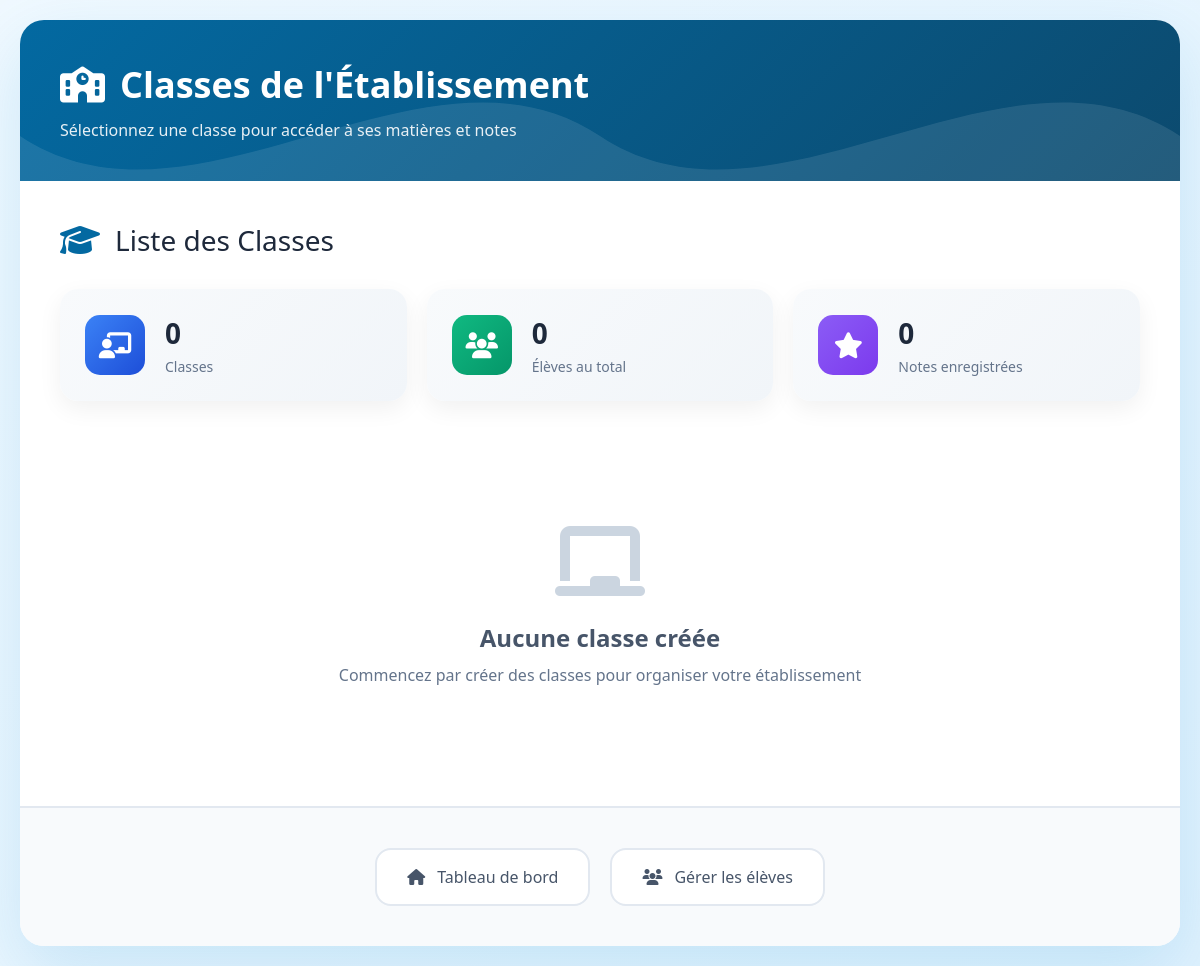
The app's page /Ecole/notes/classes.php (signed in), older data.
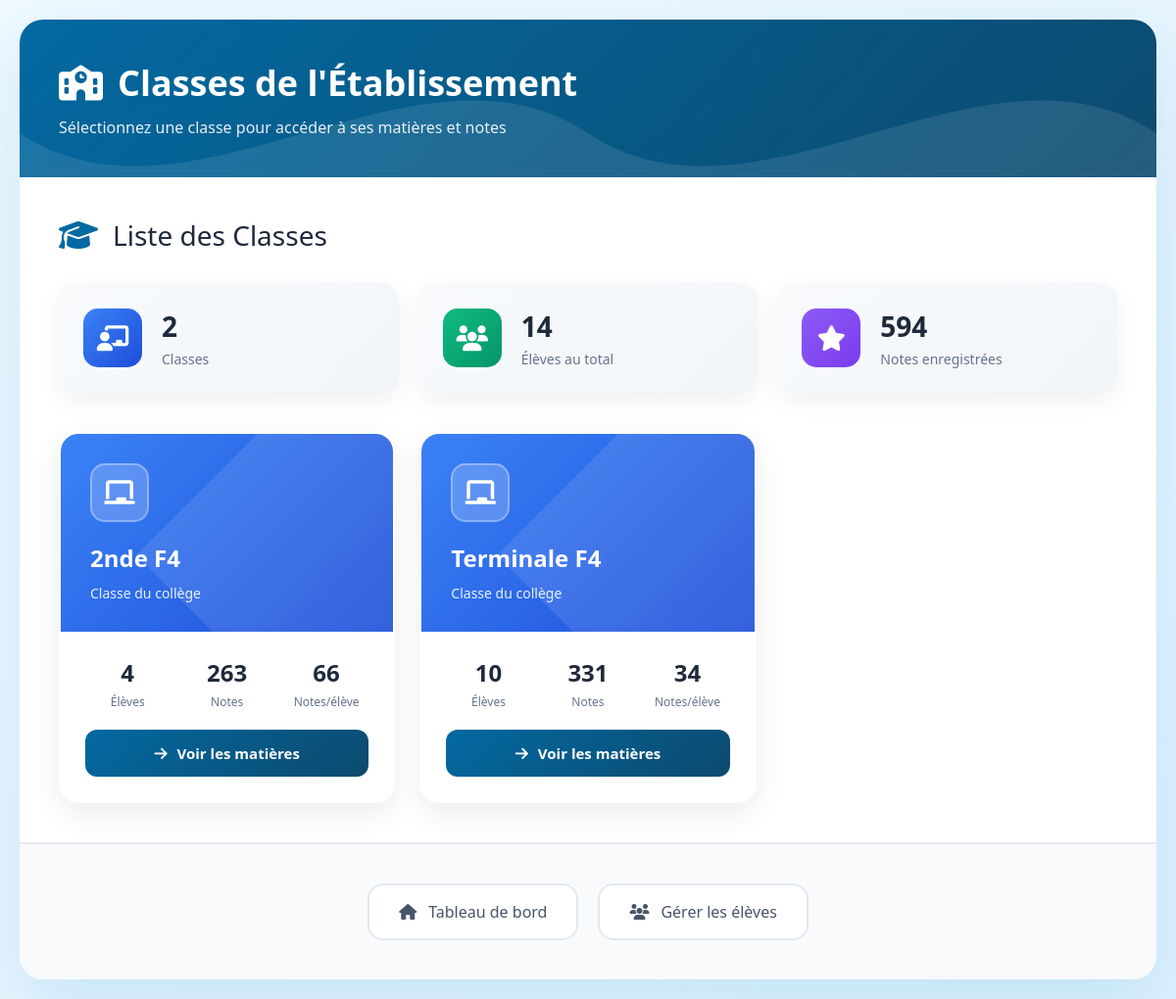
The same page, newer data.
### tables this page shows
CREATE TABLE `classes` (
  `id` int(11) NOT NULL,
  `nom_classe` varchar(20) NOT NULL
);

### Ecole/notes/classes.php (the view, shortened to what the changed rows need)
<?php
require_once '../config/database.php';
$stmt = $pdo->query("SELECT * FROM classes ORDER BY nom_classe");
$classes = $stmt->fetchAll();
$stmt = $pdo->query("
    SELECT classe_id, COUNT(*) as nb_eleves
    FROM eleves
    GROUP BY classe_id
");
$eleves_par_classe = $stmt->fetchAll(PDO::FETCH_KEY_PAIR);
$stmt = $pdo->query("
    SELECT e.classe_id, COUNT(*) as nb_notes
    FROM notes n
    JOIN eleves e ON n.eleve_id = e.id
    GROUP BY e.classe_id
");
$notes_par_classe = $stmt->fetchAll(PDO::FETCH_KEY_PAIR);
?>
<!DOCTYPE html>
<html lang="fr">
<head>
    <link rel="stylesheet" href="https://cdnjs.cloudflare.com/ajax/libs/font-awesome/6.4.0/css/all.min.css">
</head>
<body>
    <div class="container">
        <div class="header">
            <div class="header-content">
                <h1><i class="fas fa-school"></i> Classes de l'Établissement</h1>
            </div>
        </div>
        <div class="content">
            <div class="stats-summary">
                <div class="summary-card">
                    <div class="summary-content">
                        <h3><?php echo count($classes); ?></h3>
                        <p>Classes</p>
                    </div>
                </div>
                <div class="summary-card">
                    <div class="summary-content">
                        <h3><?php echo array_sum($eleves_par_classe); ?></h3>
                        <p>Élèves au total</p>
                    </div>
                </div>
                <div class="summary-card">
                    <div class="summary-content">
                        <h3><?php echo array_sum($notes_par_classe); ?></h3>
                        <p>Notes enregistrées</p>
                    </div>
                </div>
            </div>
            <?php if (empty($classes)): ?>
                <div class="empty-state">
                    <i class="fas fa-chalkboard"></i>
                    <h3>Aucune classe créée</h3>
                    <p>Commencez par créer des classes pour organiser votre établissement</p>
                </div>
            <?php else: ?>
                <div class="classes-grid">
                    <?php foreach ($classes as $classe):
                        $nb_eleves = $eleves_par_classe[$classe['id']] ?? 0;
                        $nb_notes = $notes_par_classe[$classe['id']] ?? 0;
                    ?>
                        <div class="class-card" onclick="window.location.href='matieres.php?classe_id=<?= $classe['id'] ?>'">
                            <div class="class-header">
                                <div class="class-icon">
                                    <i class="fas fa-chalkboard"></i>
                                </div>
                                <h3 class="class-name"><?php echo htmlspecialchars($classe['nom_classe']); ?></h3>
                                <p class="class-desc">Classe du collège</p>
                            </div>
                            <div class="class-body">
                                <div class="stats">
                                    <div class="stat-item">
                                        <div class="stat-value"><?php echo $nb_eleves; ?></div>
                                        <div class="stat-label">Élèves</div>
                                    </div>
                                    <div class="stat-item">
                                        <div class="stat-value"><?php echo $nb_notes; ?></div>
                                        <div class="stat-label">Notes</div>
                                    </div>
                                    <div class="stat-item">
                                        <div class="stat-value"><?php echo $nb_eleves > 0 ? ceil($nb_notes / $nb_eleves) : 0; ?>
                                        </div>
                                        <div class="stat-label">Notes/élève</div>
                                    </div>
                                </div>
                                <a href="matieres.php?classe_id=<?= $classe['id'] ?>" class="view-btn">
                                    <i class="fas fa-arrow-right"></i> Voir les matières
                                </a>
                            </div>
                        </div>
                    <?php endforeach; ?>
                </div>
            <?php endif; ?>
        </div>
    </div>
</body>
</html>

Row changes from the older to the newer data that the page shows:
added classes: nom_classe "2nde F4", id "4", id "263", ceil($nb_notes/$nb_eleves) "66"
added classes: nom_classe "Terminale F4", id "10", id "331", ceil($nb_notes/$nb_eleves) "34"
Text that changed along with them:
count($classes): "0" → "2"
array_sum($eleves_par_classe): "0" → "14"
array_sum($notes_par_classe): "0" → "594"
text no longer shown: "Aucune classe créée Commencez par créer des classes pour organiser votre établissement"
